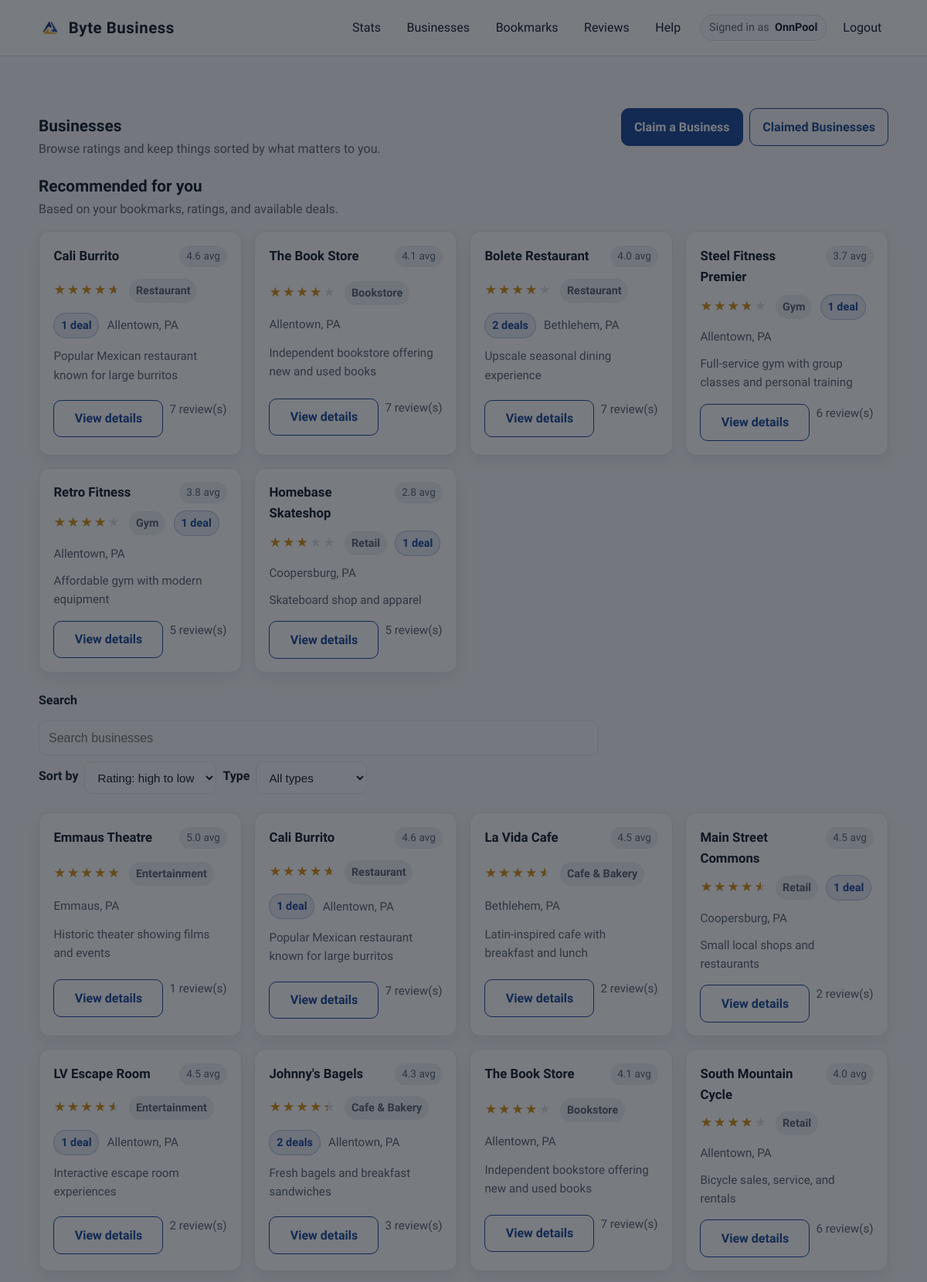
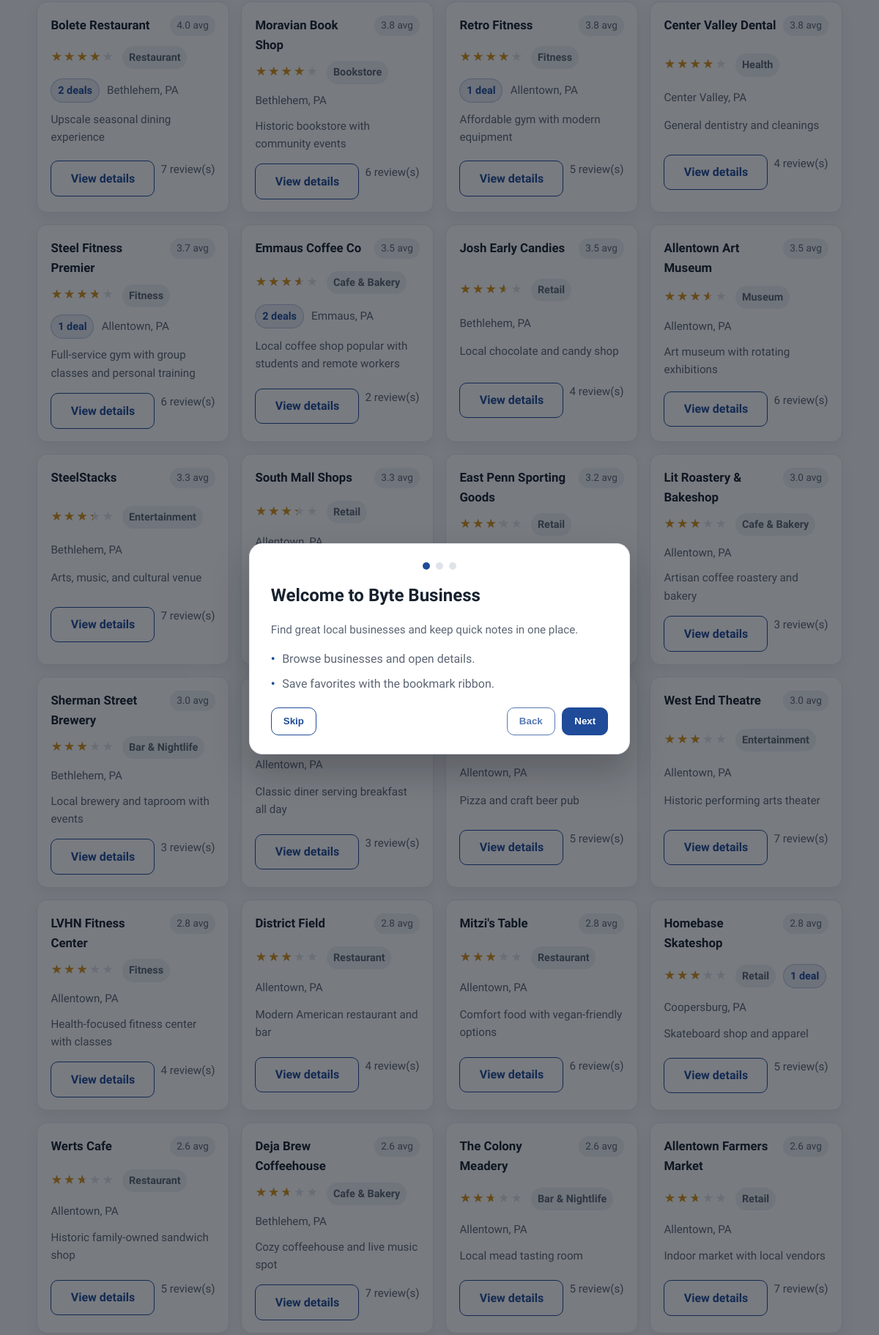
Screenshot of /businesses (signed in, upper part) with the database file from the repository (2 pictures, top to bottom).
### app/models.py (models this page shows)
class User(db.Model, UserMixin):
    id = db.Column(db.Integer, primary_key=True)
    username = db.Column(db.String(150), unique=True, nullable=False)
    email = db.Column(db.String(150), unique=True, nullable=False)
    password = db.Column(db.String(256), nullable=False)
    created_at = db.Column(db.DateTime, default=datetime.utcnow)
    is_verified = db.Column(db.Boolean, default=False)
    verified_at = db.Column(db.DateTime, default=None)
    last_verification_email_sent_at = db.Column(db.DateTime, default=None)
    is_admin = db.Column(db.Boolean, default=False)
    is_active = db.Column(db.Boolean, default=True)
    bookmarks = db.relationship("BookMark", back_populates="user", cascade="all, delete-orphan")
    reviews = db.relationship("Review", back_populates="user", cascade="all, delete-orphan")
    redeemed_deals = db.relationship("RedeemDeal", back_populates="user", cascade="all, delete-orphan")
    business_requests = db.relationship("BusinessRequest", back_populates="user", cascade="all, delete-orphan")

class Business(db.Model):
    id = db.Column(db.Integer, primary_key=True)
    name = db.Column(db.String(200), nullable=False)
    location = db.Column(db.String(200), nullable=False)
    address = db.Column(db.String(300), nullable=False)
    category = db.Column(db.String(100), nullable=False)
    description = db.Column(db.Text, nullable=True)
    created_at = db.Column(db.DateTime, default=datetime.utcnow)
    is_active = db.Column(db.Boolean, default=True)
    website = db.Column(db.String(300), nullable=True)
    contact = db.Column(db.String(50), nullable=True)
    hours = db.Column(db.String(200), nullable=True)
    bookmarks = db.relationship("BookMark", back_populates="business", cascade="all, delete-orphan")
    reviews = db.relationship("Review", back_populates="business", cascade="all, delete-orphan")
    deals = db.relationship("Deal", back_populates="business", cascade="all, delete-orphan")
    def average_rating(self):
        if not self.reviews:
            return None
        return round(sum(review.rating for review in self.reviews) / len(self.reviews), 1)

### app/routes.py (the view)
@main_bp.route('/businesses')
@login_required
def list_businesses():
    businesses = Business.query.filter_by(is_active=True).all()
    recommended = recommended_businesses(current_user, businesses)
    for r in recommended:
        print(f"Recommended: {r.name} - Avg Rating: {r.average_rating()}")
    return render_template('businesses.html', businesses=businesses, recommended=recommended)

### app/auth_routes.py (called while the page is built)
@login_manager.user_loader
def load_user(user_id):
    return User.query.get(int(user_id))

### app/templates/businesses.html (shortened to what this page needs)
{% extends "base.html" %}
{% block content %}
<div class="container">
  <section class="section">
    <div class="section-header">
      <div>
        <h2>Businesses</h2>
        <p>Browse ratings and keep things sorted by what matters to you.</p>
      </div>
      <div class="row" style="gap: 0.55rem; align-items: center;">
        <a class="button" href="{{ url_for('main.create_business_request') }}">Claim a Business</a>
        {% if current_user.is_admin %}
        <a class="button subtle" href="{{ url_for('admin.admin_dashboard') }}">Admin Dashboard</a>
        {% else %}
        <a class="button subtle" href="{{ url_for('main.user_business_requests') }}">Claimed Businesses</a>
        {% endif %}
      </div>
    </div>
    {% set recommended_items = recommended if recommended is defined and recommended else [] %}
    {% if recommended_items and recommended_items|length > 0 %}
    <div class="section-header" style="margin-top: 1.2rem;">
      <div>
        <h2>Recommended for you</h2>
        <p>Based on your bookmarks, ratings, and available deals.</p>
      </div>
    </div>
    <div class="card-grid" style="margin-bottom: 1.4rem;">
      {% for biz in recommended_items %}
      {% set biz_type = biz.category|default(biz.type|default('Type')) %}
      {% set rating_val = biz.average_rating() if (biz.average_rating is defined and biz.average_rating() is not none) else biz.rating|default('0') %}
      {% set deals_count = (biz.deals|length) if (biz.deals is not none) else biz.deals_count|default(0) %}
      <div class="card business-card">
        <div class="row">
          <h3>{{ biz.name }}</h3>
          <span class="pill">{{ rating_val if rating_val else '4.5' }} avg</span>
        </div>
        <div class="business-meta">
          <span class="star-bar" data-rating-bar data-rating="{{ rating_val }}">
            <span class="base">★★★★★</span>
            <span class="fill">★★★★★</span>
          </span>
          <span class="badge">{{ biz_type }}</span>
          {% if deals_count > 0 %}
          <span class="badge accent">{{ deals_count }} deal{{ 's' if deals_count != 1 else '' }}</span>
          {% endif %}
          <span>{{ biz.location|default('City, State') }}</span>
        </div>
        <p class="muted summary">{{ biz.description|default('Concise notes about the experience go here.') }}</p>
        <div class="row" style="gap: 0.5rem;">
          <a class="button subtle" href="{{ url_for('main.business_detail', business_id=biz.id|default(loop.index)) }}">View details</a>
          <span class="muted">{{ biz.reviews|length if biz.reviews is not none else '—' }} review(s)</span>
        </div>
      </div>
      {% endfor %}
    </div>
    {% endif %}
    <div class="toolbar">
      <form method="get" class="inline">
        <label for="search">Search</label>
        <input id="search" name="q" type="search" placeholder="Search businesses" aria-label="Search businesses">
        <label for="sort">Sort by</label>
        <select name="sort" id="sort">
          <option value="rating_desc">Rating: high to low</option>
        </select>
        <label for="type">Type</label>
        <select name="type" id="type">
          <option value="">All types</option>
        </select>
      </form>
    </div>
    <div class="card-grid" id="business-grid">
      {% set items = businesses if businesses is defined and businesses else sample_businesses %}
      {% for biz in items %}
      {% set biz_type = biz.category|default(biz.type|default('Type')) %}
      {% set rating_val = biz.average_rating() if (biz.average_rating is defined and biz.average_rating() is not none) else biz.rating|default('0') %}
      {% set deals_count = (biz.deals|length) if (biz.deals is not none) else biz.deals_count|default(0) %}
      <div class="card business-card" data-biz-card data-type="{{ biz_type }}" data-type-raw="{{ biz_type }}" data-rating="{{ rating_val }}" data-name="{{ biz.name }}" data-location="{{ biz.location|default('') }}">
        <div class="row">
          <h3>{{ biz.name }}</h3>
          <span class="pill">{{ rating_val if rating_val else '4.5' }} avg</span>
        </div>
        <div class="business-meta">
          <span class="star-bar" data-rating-bar data-rating="{{ rating_val }}">
            <span class="base">★★★★★</span>
            <span class="fill">★★★★★</span>
          </span>
          <span class="badge" data-type-label>{{ biz_type }}</span>
          {% if deals_count > 0 %}
          <span class="badge accent">{{ deals_count }} deal{{ 's' if deals_count != 1 else '' }}</span>
          {% endif %}
          <span>{{ biz.location|default('City, State') }}</span>
        </div>
        <p class="muted summary">{{ biz.description|default(biz.summary|default('Concise notes about the experience go here.')) }}</p>
        <div class="row" style="gap: 0.5rem;">
          <a class="button subtle" href="{{ url_for('main.business_detail', business_id=biz.id|default(loop.index)) }}">View details</a>
          <span class="muted">{{ biz.reviews|length if biz.reviews is not none else '—' }} review(s)</span>
        </div>
      </div>
      {% endfor %}
    </div>
  </section>
</div>
{% endblock %}

### app/templates/base.html (shortened to what this page needs)
<!doctype html>
<html lang="en">
<head>
  <link rel="stylesheet" href="{{ url_for('static', filename='styles.css') }}">
</head>
<body>
  <header class="site-header">
    <div class="container header-inner">
      <div class="brand">
        <img class="brand-logo" src="{{ url_for('static', filename='FBLA-Symbol.png') }}" alt="FBLA logo">
        <span>Byte Business</span>
      </div>
      <nav class="nav-links">
        {% if current_user.is_authenticated %}
        <a href="{{ url_for('main.stats') }}">Stats</a>
        <a href="/businesses">Businesses</a>
        <a href="{{ url_for('bookmarks.view_bookmarks') }}">Bookmarks</a>
        <a href="{{ url_for('main.reviews') }}">Reviews</a>
        <a href="{{ url_for('main.help') }}">Help</a>
        <div class="nav-right">
          <span class="nav-user">
            <span class="nav-user-label">Signed in as</span>
            <span class="nav-user-name">{{ current_user.username }}</span>
          </span>
          <a href="{{ url_for('auth.logout') }}">Logout</a>
        </div>
        {% else %}
        <a href="{{ url_for('main.home') }}">Home</a>
        <a href="/businesses">Businesses</a>
        <a href="{{ url_for('auth.login') }}">Login</a>
        <a class="button subtle" href="{{ url_for('auth.register') }}">Register</a>
        {% endif %}
      </nav>
    </div>
  </header>
  <main class="page">
    {% block content %}{% endblock %}
  </main>
  <div class="onboarding" data-onboarding hidden>
    <div class="onboarding-card" role="dialog" aria-modal="true" aria-labelledby="onboarding-title">
      <div class="onboarding-progress" aria-hidden="true">
        <span class="onboarding-dot is-active" data-dot></span>
        <span class="onboarding-dot" data-dot></span>
        <span class="onboarding-dot" data-dot></span>
      </div>
      <div class="onboarding-slide is-active" data-slide="0">
        <h2 id="onboarding-title">Welcome to Byte Business</h2>
        <p class="muted">Find great local businesses and keep quick notes in one place.</p>
        <ul class="list">
          <li>Browse businesses and open details.</li>
          <li>Save favorites with the bookmark ribbon.</li>
        </ul>
      </div>
      <div class="onboarding-actions">
        <button class="button subtle" type="button" data-skip>Skip</button>
        <div class="onboarding-nav">
          <button class="button subtle" type="button" data-back disabled>Back</button>
          <button class="button" type="button" data-next>Next</button>
        </div>
      </div>
    </div>
  </div>
</body>
</html>

### rows the page displays
User: username "OnnPool"
Business: name "Cali Burrito", rating_val "4.6", category "Restaurant", is_active "1", location "Allentown, PA", description "Popular Mexican restaurant known for large burritos", reviews|length "7"
Business: name "The Book Store", rating_val "4.1", category "Bookstore", location "Allentown, PA", description "Independent bookstore offering new and used books", reviews|length "7"
Business: name "Bolete Restaurant", rating_val "4.0", category "Restaurant", deals_count "2", value "s", location "Bethlehem, PA", description "Upscale seasonal dining experience", reviews|length "7"
Business: name "Steel Fitness Premier", rating_val "3.7", category "Gym", is_active "1", location "Allentown, PA", description "Full-service gym with group classes and personal training", reviews|length "6"
Business: name "Retro Fitness", rating_val "3.8", category "Gym", is_active "1", location "Allentown, PA", description "Affordable gym with modern equipment", reviews|length "5"
Business: name "Homebase Skateshop", rating_val "2.8", category "Retail", is_active "1", location "Coopersburg, PA", description "Skateboard shop and apparel", reviews|length "5"
Business: name "Emmaus Coffee Co", rating_val "3.5", deals_count "2", value "s", location "Emmaus, PA", description "Local coffee shop popular with students and remote workers", reviews|length "2"
Business: name "Werts Cafe", rating_val "2.6", location "Allentown, PA", description "Historic family-owned sandwich shop", reviews|length "5"
Business: name "Lit Roastery & Bakeshop", rating_val "3.0", location "Allentown, PA", description "Artisan coffee roastery and bakery", reviews|length "3"
Business: name "Moravian Book Shop", rating_val "3.8", location "Bethlehem, PA", description "Historic bookstore with community events", reviews|length "6"
Business: name "South Mountain Cycle", rating_val "4.0", location "Allentown, PA", description "Bicycle sales, service, and rentals", reviews|length "6"
Business: name "LVHN Fitness Center", rating_val "2.8", location "Allentown, PA", description "Health-focused fitness center with classes", reviews|length "4"
Business: name "Josh Early Candies", rating_val "3.5", location "Bethlehem, PA", description "Local chocolate and candy shop", reviews|length "4"
Business: name "Sherman Street Brewery", rating_val "3.0", location "Bethlehem, PA", description "Local brewery and taproom with events", reviews|length "3"
Business: location "Allentown, PA", description "Classic diner serving breakfast all day", reviews|length "3"
Business: name "Deja Brew Coffeehouse", rating_val "2.6", location "Bethlehem, PA", description "Cozy coffeehouse and live music spot", reviews|length "7"
Business: name "The Colony Meadery", rating_val "2.6", location "Allentown, PA", description "Local mead tasting room", reviews|length "5"
Business: name "Allentown Farmers Market", rating_val "2.6", location "Allentown, PA", description "Indoor market with local vendors", reviews|length "7"
Business: name "District Field", rating_val "2.8", location "Allentown, PA", description "Modern American restaurant and bar", reviews|length "4"
Business: name "La Vida Cafe", rating_val "4.5", location "Bethlehem, PA", description "Latin-inspired cafe with breakfast and lunch", reviews|length "2"
Business: name "Emmaus Theatre", rating_val "5.0", location "Emmaus, PA", description "Historic theater showing films and events", reviews|length "1"
Business: name "Allentown Art Museum", rating_val "3.5", location "Allentown, PA", description "Art museum with rotating exhibitions", reviews|length "6"
Business: name "Mitzi's Table", rating_val "2.8", location "Allentown, PA", description "Comfort food with vegan-friendly options", reviews|length "6"
Business: name "Johnny's Bagels", rating_val "4.3", deals_count "2", value "s", location "Allentown, PA", description "Fresh bagels and breakfast sandwiches", reviews|length "3"
Business: name "Main Street Commons", rating_val "4.5", is_active "1", location "Coopersburg, PA", description "Small local shops and restaurants", reviews|length "2"
Business: location "Allentown, PA", description "Pizza and craft beer pub", reviews|length "5"
Business: name "SteelStacks", rating_val "3.3", location "Bethlehem, PA", description "Arts, music, and cultural venue", reviews|length "7"
Business: name "LV Escape Room", rating_val "4.5", is_active "1", location "Allentown, PA", description "Interactive escape room experiences", reviews|length "2"
Business: name "West End Theatre", rating_val "3.0", location "Allentown, PA", description "Historic performing arts theater", reviews|length "7"
Business: name "East Penn Sporting Goods", rating_val "3.2"
Business: name "South Mall Shops", rating_val "3.3", location "Allentown, PA"
Business: name "Center Valley Dental", rating_val "3.8", location "Center Valley, PA", description "General dentistry and cleanings", reviews|length "4"
